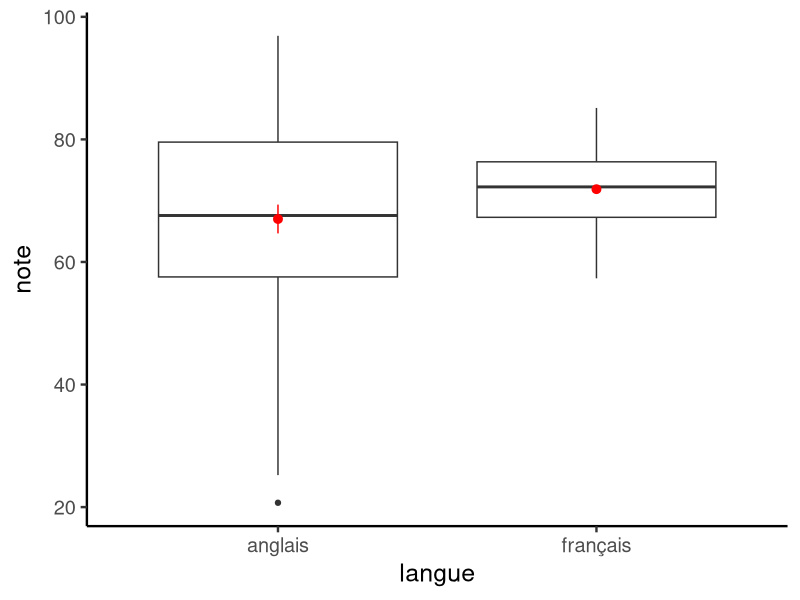
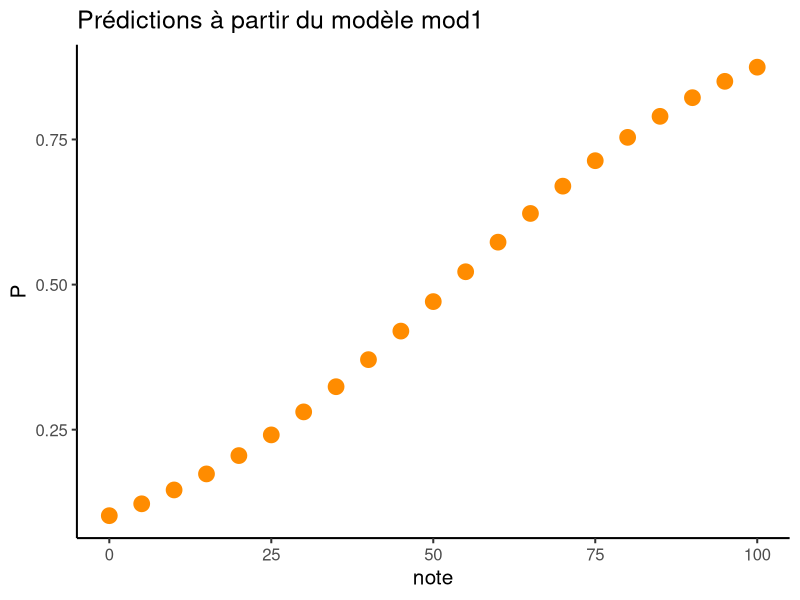
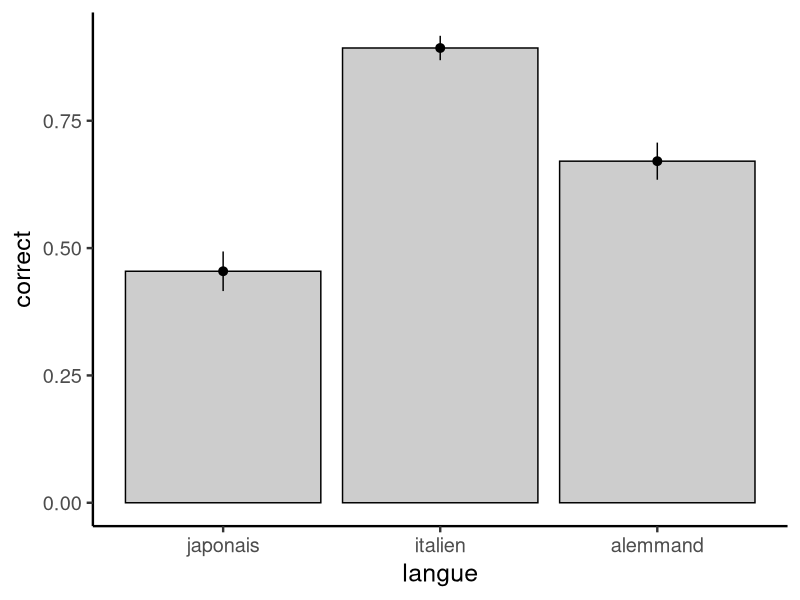
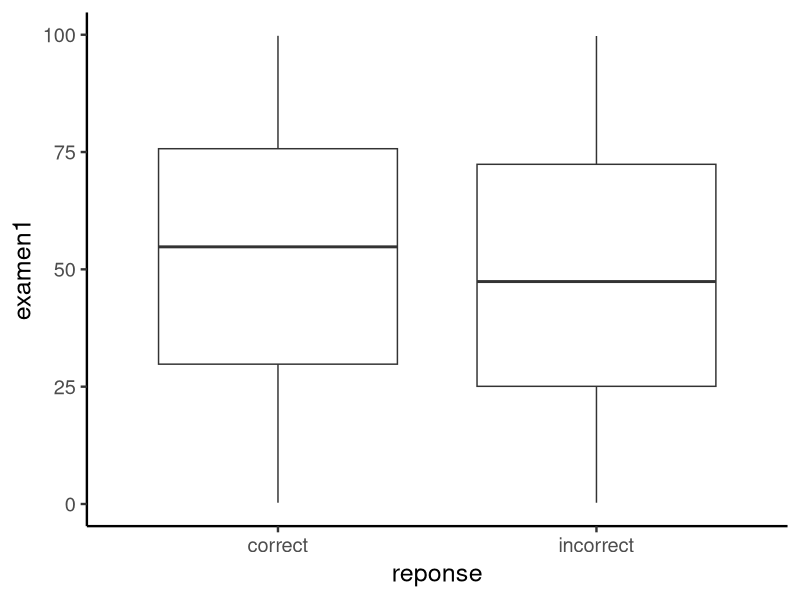
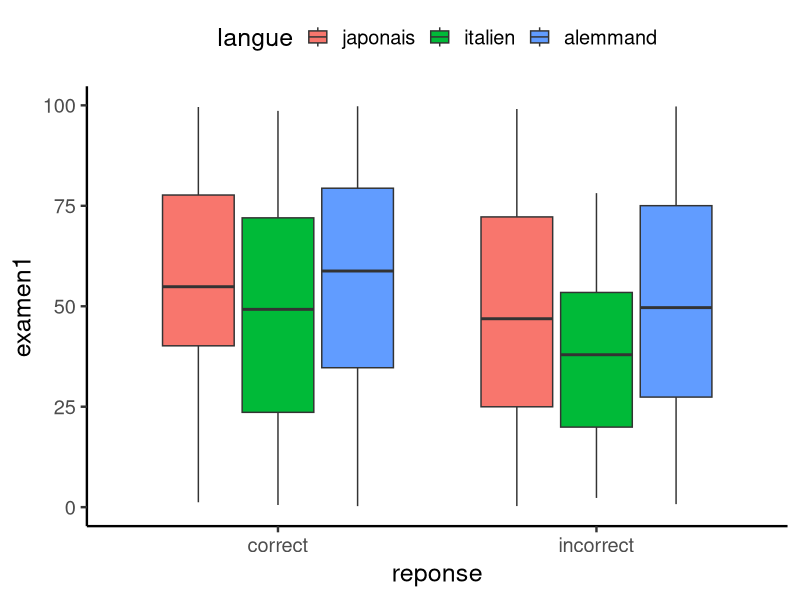

Write the R code that produced these figures, in order.
library(tidyverse)

v2 <- read_csv("donnees/villes2.csv") |>
  mutate(
    francophone = if_else(ville == "Calgary", 0, 1),
    langue = if_else(ville == "Calgary", "anglais", "français")
  )

v2

ggplot(data = v2, aes(x = langue, y = note)) +
  geom_boxplot() +
  stat_summary(color = "red") +
  theme_classic(base_size = 18)

mod1 <- glm(francophone ~ note, data = v2, family = "binomial")

mod1 |> summary()

predict(
  mod1,
  newdata = tibble(note = c(50, 75, 80, 95)),
  type = "response"
)

# Nouveau tableau pour une simulation de notes
# à partir de notre modèle mod1

simulation <- tibble(
  note = seq(from = 0, to = 100, by = 5),
  P = predict(
    mod1,
    newdata = tibble(note = seq(from = 0, to = 100, by = 5)),
    type = "response"
  )
)

simulation |>
  ggplot(aes(x = note, y = P)) +
  geom_point(size = 5, color = "darkorange") +
  theme_classic(base_size = 15) +
  labs(title = "Prédictions à partir du modèle mod1")


# Pratique 2

fr <- read_csv("donnees/francais.csv")

fr

# 1. Nouvelle colonne
fr <- fr |>
  mutate(correct = if_else(reponse == "correct", 1, 0)) |>
  mutate(across(where(is_character), as_factor),
    id = id |> as_factor()
  )

fr

# 2. La relation entre la langue et la précision :
ggplot(data = fr, aes(x = langue, y = correct)) +
  stat_summary(geom = "bar", alpha = 0.3, color = "black") +
  stat_summary() +
  theme_classic(base_size = 18)

# 3. La relation entre la note de l'examen et la précision :
ggplot(data = fr, aes(x = reponse, y = examen1)) +
  geom_boxplot() +
  theme_classic(base_size = 18)

# 4. Une figure qui combine les deux variables
ggplot(data = fr, aes(x = reponse, y = examen1)) +
  geom_boxplot(aes(fill = langue)) +
  theme_classic(base_size = 18) +
  theme(legend.position = "top")


mod2 <- glm(correct ~ langue, data = fr, family = "binomial")
mod2 |> summary()

# Créer un tableau avec des simulations basées sur mod2
predict(
  mod2,
  type = "response",
  newdata = tibble(
    langue = c("japonais", "italien", "alemmand")
  )
)
